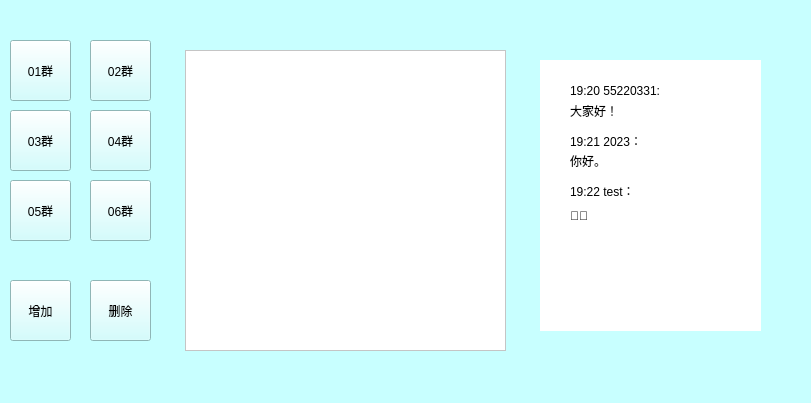
<?xml version="1.0" encoding="UTF-8"?>
<ui version="4.0">
 <class>groupCCS</class>
 <widget class="QWidget" name="groupCCS">
  <property name="geometry">
   <rect>
    <x>0</x>
    <y>0</y>
    <width>811</width>
    <height>403</height>
   </rect>
  </property>
  <property name="windowTitle">
   <string>Form</string>
  </property>
  <property name="styleSheet">
   <string notr="true">background-color: rgb(200, 255, 255);</string>
  </property>
  <widget class="QPushButton" name="pushButton">
   <property name="geometry">
    <rect>
     <x>90</x>
     <y>40</y>
     <width>61</width>
     <height>61</height>
    </rect>
   </property>
   <property name="text">
    <string>02群</string>
   </property>
  </widget>
  <widget class="QPushButton" name="pushButton_2">
   <property name="geometry">
    <rect>
     <x>10</x>
     <y>110</y>
     <width>61</width>
     <height>61</height>
    </rect>
   </property>
   <property name="text">
    <string>03群</string>
   </property>
  </widget>
  <widget class="QPushButton" name="pushButton_3">
   <property name="geometry">
    <rect>
     <x>90</x>
     <y>110</y>
     <width>61</width>
     <height>61</height>
    </rect>
   </property>
   <property name="text">
    <string>04群</string>
   </property>
  </widget>
  <widget class="QPushButton" name="pushButton_4">
   <property name="geometry">
    <rect>
     <x>10</x>
     <y>40</y>
     <width>61</width>
     <height>61</height>
    </rect>
   </property>
   <property name="text">
    <string>01群</string>
   </property>
  </widget>
  <widget class="QPushButton" name="pushButton_5">
   <property name="geometry">
    <rect>
     <x>10</x>
     <y>180</y>
     <width>61</width>
     <height>61</height>
    </rect>
   </property>
   <property name="text">
    <string>05群</string>
   </property>
  </widget>
  <widget class="QPushButton" name="pushButton_6">
   <property name="geometry">
    <rect>
     <x>90</x>
     <y>180</y>
     <width>61</width>
     <height>61</height>
    </rect>
   </property>
   <property name="text">
    <string>06群</string>
   </property>
  </widget>
  <widget class="QTableWidget" name="tableWidget">
   <property name="geometry">
    <rect>
     <x>185</x>
     <y>50</y>
     <width>321</width>
     <height>301</height>
    </rect>
   </property>
   <property name="styleSheet">
    <string notr="true">background-color: rgb(255, 255, 255);</string>
   </property>
  </widget>
  <widget class="QPushButton" name="pushButton_7">
   <property name="geometry">
    <rect>
     <x>10</x>
     <y>280</y>
     <width>61</width>
     <height>61</height>
    </rect>
   </property>
   <property name="text">
    <string>增加</string>
   </property>
  </widget>
  <widget class="QPushButton" name="pushButton_8">
   <property name="geometry">
    <rect>
     <x>90</x>
     <y>280</y>
     <width>61</width>
     <height>61</height>
    </rect>
   </property>
   <property name="text">
    <string>删除</string>
   </property>
  </widget>
  <widget class="QWidget" name="widget" native="true">
   <property name="geometry">
    <rect>
     <x>540</x>
     <y>60</y>
     <width>221</width>
     <height>271</height>
    </rect>
   </property>
   <property name="accessibleName">
    <string>群聊界面</string>
   </property>
   <property name="styleSheet">
    <string notr="true">background-color: rgb(255, 255, 255);</string>
   </property>
   <widget class="QLabel" name="label">
    <property name="geometry">
     <rect>
      <x>30</x>
      <y>20</y>
      <width>161</width>
      <height>21</height>
     </rect>
    </property>
    <property name="text">
     <string>19:20 55220331:</string>
    </property>
   </widget>
   <widget class="QLabel" name="label_2">
    <property name="geometry">
     <rect>
      <x>30</x>
      <y>40</y>
      <width>91</width>
      <height>21</height>
     </rect>
    </property>
    <property name="text">
     <string>大家好！</string>
    </property>
   </widget>
   <widget class="QLabel" name="label_3">
    <property name="geometry">
     <rect>
      <x>30</x>
      <y>70</y>
      <width>111</width>
      <height>21</height>
     </rect>
    </property>
    <property name="text">
     <string>19:21 2023：</string>
    </property>
   </widget>
   <widget class="QLabel" name="label_4">
    <property name="geometry">
     <rect>
      <x>30</x>
      <y>90</y>
      <width>81</width>
      <height>21</height>
     </rect>
    </property>
    <property name="text">
     <string>你好。</string>
    </property>
   </widget>
   <widget class="QLabel" name="label_5">
    <property name="geometry">
     <rect>
      <x>30</x>
      <y>120</y>
      <width>101</width>
      <height>21</height>
     </rect>
    </property>
    <property name="text">
     <string>19:22 test：</string>
    </property>
   </widget>
   <widget class="QLabel" name="label_6">
    <property name="geometry">
     <rect>
      <x>30</x>
      <y>140</y>
      <width>61</width>
      <height>31</height>
     </rect>
    </property>
    <property name="text">
     <string>🤣🤣</string>
    </property>
   </widget>
  </widget>
 </widget>
 <resources/>
 <connections/>
</ui>
